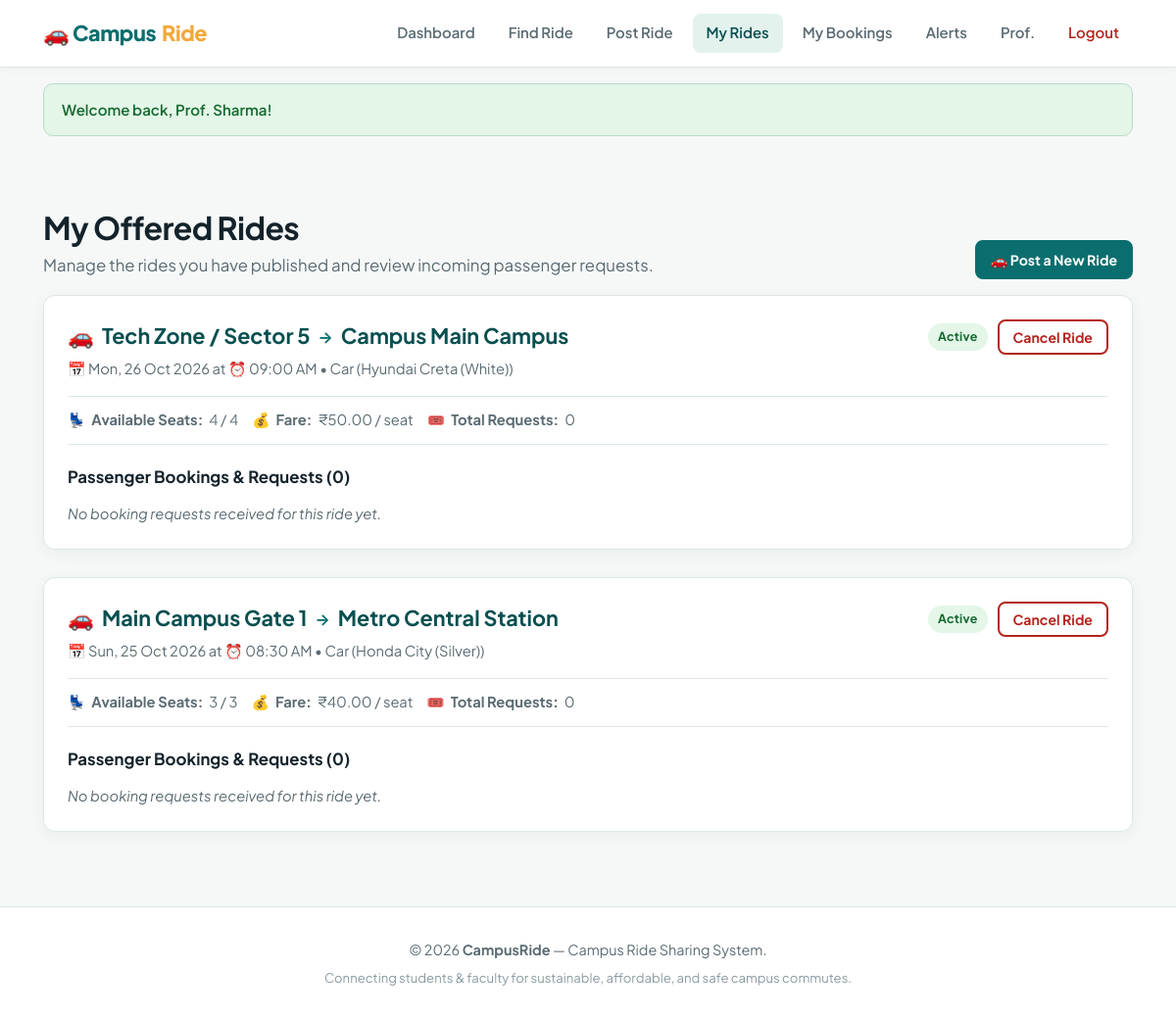
The page /my-rides.php (signed in) on the database its author committed.
### tables this page shows
CREATE TABLE IF NOT EXISTS `users` (
  `id` INT AUTO_INCREMENT PRIMARY KEY,
  `name` VARCHAR(100) NOT NULL,
  `college_id` VARCHAR(50) NOT NULL UNIQUE,
  `email` VARCHAR(100) NOT NULL UNIQUE,
  `phone` VARCHAR(15) NOT NULL,
  `department` VARCHAR(100) DEFAULT NULL,
  `year_of_study` VARCHAR(20) DEFAULT NULL,
  `user_type` ENUM('Student', 'Faculty') NOT NULL DEFAULT 'Student',
  `password` VARCHAR(255) NOT NULL,
  `is_admin` TINYINT(1) NOT NULL DEFAULT 0,
  `is_active` TINYINT(1) NOT NULL DEFAULT 1,
  `created_at` TIMESTAMP DEFAULT CURRENT_TIMESTAMP,
  `updated_at` TIMESTAMP DEFAULT CURRENT_TIMESTAMP ON UPDATE CURRENT_TIMESTAMP,
  INDEX `idx_user_email` (`email`),
  INDEX `idx_user_college_id` (`college_id`),
  INDEX `idx_user_active` (`is_active`)
);

CREATE TABLE IF NOT EXISTS `rides` (
  `id` INT AUTO_INCREMENT PRIMARY KEY,
  `driver_id` INT NOT NULL,
  `origin` VARCHAR(150) NOT NULL,
  `destination` VARCHAR(150) NOT NULL,
  `departure_date` DATE NOT NULL,
  `departure_time` TIME NOT NULL,
  `total_seats` INT NOT NULL,
  `available_seats` INT NOT NULL,
  `price_per_seat` DECIMAL(8, 2) NOT NULL DEFAULT 0.00,
  `vehicle_type` ENUM('Bike', 'Scooter', 'Car', 'Auto', 'Cab Share', 'Other') NOT NULL DEFAULT 'Car',
  `vehicle_model` VARCHAR(100) DEFAULT NULL,
  `vehicle_number` VARCHAR(30) DEFAULT NULL,
  `pickup_instructions` TEXT DEFAULT NULL,
  `additional_notes` TEXT DEFAULT NULL,
  `status` ENUM('active', 'completed', 'cancelled') NOT NULL DEFAULT 'active',
  `created_at` TIMESTAMP DEFAULT CURRENT_TIMESTAMP,
  `updated_at` TIMESTAMP DEFAULT CURRENT_TIMESTAMP ON UPDATE CURRENT_TIMESTAMP,
  FOREIGN KEY (`driver_id`) REFERENCES `users`(`id`) ON DELETE CASCADE,
  INDEX `idx_ride_route` (`origin`, `destination`),
  INDEX `idx_ride_datetime` (`departure_date`, `departure_time`),
  INDEX `idx_ride_driver` (`driver_id`),
  INDEX `idx_ride_status` (`status`)
);

### includes/auth.php (called while the page is built, shortened)
<?php
require_once __DIR__ . '/../config/config.php';
function is_logged_in(): bool {
    return !empty($_SESSION['user_id']);
}
function current_user(): ?array {
    static $currentUser = null;
    if ($currentUser !== null) {
        return $currentUser;
    }
    try {
        $pdo = get_db_connection();
        $stmt = $pdo->prepare("SELECT * FROM users WHERE id = ? LIMIT 1");
        $stmt->execute([$_SESSION['user_id']]);
        $user = $stmt->fetch();
        if ($user) {
            $currentUser = $user;
            return $currentUser;
        }
    } catch (Exception $e) {
        error_log("current_user error: " . $e->getMessage());
    }
    return null;
}

### config/config.php (called while the page is built, shortened)
<?php
function get_flashes(): array {
    $flashes = $_SESSION['flash'] ?? [];
    return $flashes;
}

### my-rides.php (the view, shortened to what this page needs)
<?php
require_once __DIR__ . '/config/config.php';
require_once __DIR__ . '/includes/auth.php';
require_once __DIR__ . '/includes/functions.php';
$user = current_user();
$userId = (int)$user['id'];
$pdo = get_db_connection();
$stmtRides = $pdo->prepare("SELECT * FROM rides WHERE driver_id = ? ORDER BY departure_date DESC, departure_time DESC");
$stmtRides->execute([$userId]);
$myRides = $stmtRides->fetchAll();
$ridesWithBookings = [];
foreach ($myRides as $r) {
    $rId = (int)$r['id'];
    $stmtB = $pdo->prepare(
        "SELECT b.*, u.name AS passenger_name, u.college_id AS passenger_college_id,
                u.phone AS passenger_phone, u.user_type AS passenger_type, u.department AS passenger_dept
         FROM bookings b
         JOIN users u ON b.passenger_id = u.id
         WHERE b.ride_id = ?
         ORDER BY b.created_at DESC"
    );
    $stmtB->execute([$rId]);
    $r['bookings'] = $stmtB->fetchAll();
    $ridesWithBookings[] = $r;
}
require_once __DIR__ . '/includes/header.php';
?>
<main class="container">
  <div class="dash-head">
    <div>
      <h1>My Offered Rides</h1>
      <p>Manage the rides you have published and review incoming passenger requests.</p>
    </div>
    <a href="<?= BASE_URL ?>/post-ride.php" class="btn sm">🚗 Post a New Ride</a>
  </div>
  <?php if (empty($ridesWithBookings)): ?>
    <div class="empty-state">
      <div class="icon">🚗</div>
      <h3>You have not posted any rides yet</h3>
      <p>Have an empty car or bike seat on your journey to campus? Offer a ride and help fellow college members.</p>
      <a href="<?= BASE_URL ?>/post-ride.php" class="btn">Offer a Ride Now</a>
    </div>
  <?php else: ?>
    <?php foreach ($ridesWithBookings as $ride): ?>
      <div class="card" style="margin-bottom:28px;">
        <div style="display:flex; justify-content:space-between; align-items:flex-start; flex-wrap:wrap; gap:12px; margin-bottom:16px;">
          <div>
            <h2 style="font-size:1.35rem; color:var(--brand-dark); display:flex; align-items:center; gap:8px;">
              <span><?= render_vehicle_icon($ride['vehicle_type']) ?></span>
              <?= e($ride['origin']) ?> <span class="ride-arrow">&rarr;</span> <?= e($ride['destination']) ?>
            </h2>
            <div style="font-size:0.92rem; color:var(--muted); margin-top:4px;">
              📅 <?= format_date($ride['departure_date']) ?> at ⏰ <?= format_time($ride['departure_time']) ?> &bull;
              <?= e($ride['vehicle_type']) ?> <?= $ride['vehicle_model'] ? '(' . e($ride['vehicle_model']) . ')' : '' ?>
            </div>
          </div>
          <div style="display:flex; align-items:center; gap:10px;">
            <?= render_status_badge($ride['status']) ?>
            <?php if ($ride['status'] === 'active'): ?>
              <form method="POST" action="<?= BASE_URL ?>/my-rides.php" style="display:inline;">
                <button type="submit" class="btn sm danger-outline confirm-action" data-confirm="Are you sure you want to cancel this entire ride? All passengers will be notified.">
                  Cancel Ride
                </button>
              </form>
            <?php endif; ?>
          </div>
        </div>
        <div class="ride-meta" style="font-size:0.92rem; margin-bottom:20px;">
          <span>💺 <strong>Available Seats:</strong> <?= e($ride['available_seats']) ?> / <?= e($ride['total_seats']) ?></span>
          <span>💰 <strong>Fare:</strong> <?= format_currency($ride['price_per_seat']) ?> / seat</span>
          <span>🎟️ <strong>Total Requests:</strong> <?= count($ride['bookings']) ?></span>
        </div>
        <h3 style="font-size:1.05rem; margin-bottom:12px; color:var(--ink);">
          Passenger Bookings &amp; Requests (<?= count($ride['bookings']) ?>)
        </h3>
        <?php if (empty($ride['bookings'])): ?>
          <p style="color:var(--muted); font-size:0.92rem; font-style:italic;">No booking requests received for this ride yet.</p>
        <?php endif; ?>
      </div>
    <?php endforeach; ?>
  <?php endif; ?>
</main>
<?php require_once __DIR__ . '/includes/footer.php'; ?>

### includes/header.php (shortened to what this page needs)
<?php
require_once __DIR__ . '/../config/config.php';
require_once __DIR__ . '/../includes/auth.php';
require_once __DIR__ . '/../includes/functions.php';
$currentPage = basename($_SERVER['PHP_SELF'] ?? '');
$isLoggedIn = is_logged_in();
$user = $isLoggedIn ? current_user() : null;
?>
<!DOCTYPE html>
<html lang="en">
<head>
  <link rel="stylesheet" href="<?= BASE_URL ?>/assets/css/style.css">
</head>
<body>
<nav class="nav">
  <div class="container">
    <a href="<?= BASE_URL ?>/index.php" class="logo">
      🚗 Campus<span>Ride</span>
    </a>
    <ul class="nav-links">
      <?php if ($isLoggedIn): ?>
        <li><a href="<?= BASE_URL ?>/dashboard.php" class="<?= $currentPage === 'dashboard.php' ? 'active' : '' ?>">Dashboard</a></li>
        <li><a href="<?= BASE_URL ?>/find-ride.php" class="<?= $currentPage === 'find-ride.php' ? 'active' : '' ?>">Find Ride</a></li>
        <li><a href="<?= BASE_URL ?>/post-ride.php" class="<?= $currentPage === 'post-ride.php' ? 'active' : '' ?>">Post Ride</a></li>
        <li><a href="<?= BASE_URL ?>/my-rides.php" class="<?= $currentPage === 'my-rides.php' ? 'active' : '' ?>">My Rides</a></li>
        <li><a href="<?= BASE_URL ?>/my-bookings.php" class="<?= $currentPage === 'my-bookings.php' ? 'active' : '' ?>">My Bookings</a></li>
        <li>
          <a href="<?= BASE_URL ?>/notifications.php" class="<?= $currentPage === 'notifications.php' ? 'active' : '' ?>">
            Alerts
          </a>
        </li>
        <li><a href="<?= BASE_URL ?>/profile.php" class="<?= $currentPage === 'profile.php' ? 'active' : '' ?>"><?= e(explode(' ', $user['name'] ?? 'User')[0]) ?></a></li>
        <li><a href="<?= BASE_URL ?>/logout.php" class="logout confirm-action" data-confirm="Are you sure you want to log out?">Logout</a></li>
      <?php endif; ?>
    </ul>
  </div>
</nav>
<div class="container" style="padding-top:16px;">
  <?php foreach (get_flashes() as $flash): ?>
    <div class="alert alert-<?= e($flash['type']) ?>">
      <?= e($flash['message']) ?>
    </div>
  <?php endforeach; ?>
</div>

### includes/functions.php (shortened to what this page needs)
<?php
require_once __DIR__ . '/../config/config.php';
function e(?string $value): string {
    return htmlspecialchars((string)$value, ENT_QUOTES, 'UTF-8');
}
function format_date(?string $date): string {
    $t = strtotime($date);
    return $t ? date('D, d M Y', $t) : $date;
}
function format_time(?string $time): string {
    $t = strtotime($time);
    return $t ? date('h:i A', $t) : $time;
}
function format_currency(float|int|string $amount): string {
    $num = (float)$amount;
    return '₹' . number_format($num, 2);
}
function render_status_badge(string $status): string {
    $status = strtolower(trim($status));
    $map = [
        'active'    => ['badge badge-success', 'Active'],
        'confirmed' => ['badge badge-success', 'Confirmed'],
        'pending'   => ['badge badge-warning', 'Pending'],
        'rejected'  => ['badge badge-danger', 'Rejected'],
        'cancelled' => ['badge badge-muted', 'Cancelled'],
        'completed' => ['badge badge-info', 'Completed'],
    ];
    $info = $map[$status] ?? ['badge badge-muted', ucfirst($status)];
    return sprintf('<span class="%s">%s</span>', e($info[0]), e($info[1]));
}
function render_vehicle_icon(string $vehicleType): string {
    $vt = strtolower($vehicleType);
    return match (true) {
        str_contains($vt, 'bike') || str_contains($vt, 'scooter') => '🏍️',
        str_contains($vt, 'auto') => '🛺',
        str_contains($vt, 'cab') || str_contains($vt, 'share') => '🚕',
        default => '🚗',
    };
}

### assets/css/style.css (style rules this page uses)
:root { --ink: #14232b; --muted: #5b6b73; --line: #dce5e8; --bg: #f5f8f7; --card: #ffffff; --brand: #0b6e6e; --brand-dark: #084f50; --brand-light: #108787; --sun: #f2a93b; --sun-light: #fdf3e3; --leaf: #e3f2ec; --danger: #b3261e; --danger-bg: #fdeceb; --success: #15692e; --success-bg: #e3f6e8; --info: #0277bd; --info-bg: #e1f5fe; --radius: 12px; --shadow: 0 4px 18px rgba(20, 35, 43, 0.05); }
* { box-sizing: border-box; margin: 0; padding: 0; }
body { font-family: 'Plus Jakarta Sans', system-ui, -apple-system, BlinkMacSystemFont, "Segoe UI", Roboto, sans-serif; color: var(--ink); background: var(--bg); line-height: 1.6; min-height: 100vh; display: flex; flex-direction: column; }
a { color: inherit; text-decoration: none; }
.container { max-width: 1160px; margin: 0 auto; padding: 0 24px; width: 100%; }
.nav { background: var(--card); border-bottom: 1px solid var(--line); position: sticky; top: 0; z-index: 100; box-shadow: 0 2px 8px rgba(0,0,0,0.03); }
.nav .container { display: flex; align-items: center; justify-content: space-between; min-height: 68px; gap: 16px; flex-wrap: wrap; }
.logo { font-weight: 800; font-size: 1.35rem; color: var(--brand); letter-spacing: -0.02em; display: flex; align-items: center; gap: 6px; }
.logo span { color: var(--sun); }
.nav-links { display: flex; align-items: center; gap: 6px; list-style: none; flex-wrap: wrap; }
.nav-links a { padding: 8px 14px; border-radius: 8px; font-weight: 600; font-size: 0.93rem; color: var(--muted); display: inline-flex; align-items: center; gap: 6px; transition: all 0.15s ease; }
.nav-links a:hover, .nav-links a.active { background: var(--leaf); color: var(--brand-dark); }
.nav-links .logout { color: var(--danger); }
.btn { display: inline-flex; align-items: center; justify-content: center; gap: 8px; padding: 12px 24px; border-radius: 10px; font-weight: 700; font-size: 0.98rem; border: 2px solid var(--brand); background: var(--brand); color: #fff; cursor: pointer; font-family: inherit; transition: all 0.15s ease; text-decoration: none; }
.btn.danger-outline { background: transparent; border-color: var(--danger); color: var(--danger); }
.btn.sm { padding: 7px 14px; font-size: 0.88rem; border-radius: 8px; }
main.container { flex: 1; padding-top: 24px; padding-bottom: 48px; }
.card { background: var(--card); border: 1px solid var(--line); border-radius: var(--radius); padding: 24px; box-shadow: var(--shadow); transition: transform 0.15s ease, box-shadow 0.15s ease; }
.card h3 { font-size: 1.1rem; margin-bottom: 6px; color: var(--ink); }
.card p { color: var(--muted); font-size: 0.95rem; }
.dash-head { padding: 24px 0 16px; display: flex; justify-content: space-between; align-items: flex-end; flex-wrap: wrap; gap: 16px; }
.dash-head h1 { font-size: 2rem; letter-spacing: -0.02em; }
.dash-head p { color: var(--muted); font-size: 1.05rem; }
.msg, .alert { padding: 14px 18px; border-radius: 10px; font-weight: 600; font-size: 0.94rem; margin-bottom: 20px; display: flex; align-items: center; gap: 10px; }
.msg.success, .alert.success, .alert-success { background: var(--success-bg); color: var(--success); border: 1px solid #badbcc; }
.badge { display: inline-flex; align-items: center; gap: 5px; padding: 4px 10px; border-radius: 99px; font-size: 0.78rem; font-weight: 700; text-transform: capitalize; letter-spacing: 0.02em; }
.badge-success { background: var(--success-bg); color: var(--success); }
.ride-arrow { color: var(--brand); font-size: 1rem; }
.ride-meta { display: flex; flex-wrap: wrap; gap: 14px; font-size: 0.9rem; color: var(--muted); padding: 12px 0; border-top: 1px solid var(--line); border-bottom: 1px solid var(--line); }
.ride-meta span { display: inline-flex; align-items: center; gap: 6px; }

### rows shown on the page
users: name "Prof."
rides: vehicle_type "🚗", origin "Tech Zone / Sector 5", destination "Campus Main Campus", departure_date "Mon, 26 Oct 2026", departure_time "09:00 AM", vehicle_type "Car", vehicle_model "Hyundai Creta (White)", status "Active", available_seats "4", total_seats "4", price_per_seat "₹50.00", count($ride['bookings']) "0"
rides: vehicle_type "🚗", origin "Main Campus Gate 1", destination "Metro Central Station", departure_date "Sun, 25 Oct 2026", departure_time "08:30 AM", vehicle_type "Car", vehicle_model "Honda City (Silver)", status "Active", available_seats "3", total_seats "3", price_per_seat "₹40.00", count($ride['bookings']) "0"

### other values the page prints
$flash['message'] "Welcome back, Prof. Sharma!"
